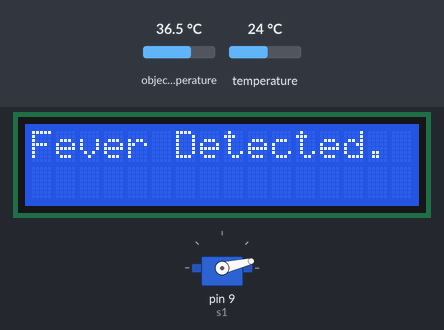
Simulated run of this sketch. Board: Arduino Uno, built with avr-gcc and run on an emulated ATmega328P. Parts: servo, 16×2 character LCD. Inputs (shaded band) come from the test bench; at power-on: object temperature 36.5 °C, temperature 24 °C. What the sketch prints to the serial monitor is not drawn.

Above: at 0.59 s.
At 1.2 s:
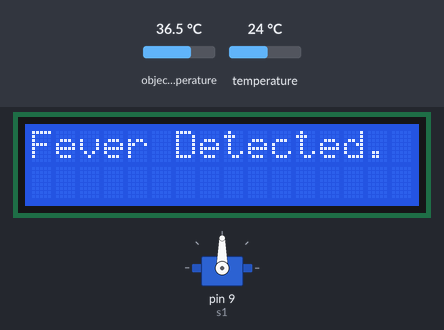
1.3 s: object temperature set to 39 °C
4.3 s: temperature set to 41 °C
Timing chart, 0 to 7.3 s (numbered marks = the images above; inputs shaded):
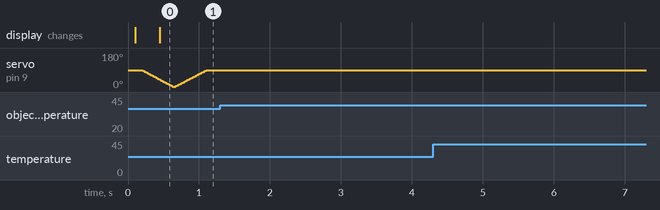

Measured:
- after the input at 1.3 s, every drawn part: stays the same
- after the input at 4.3 s, every drawn part: stays the same

The sketch:

finaltemp.ino
```cpp
#include <Adafruit_MLX90614.h>
#include <Servo.h>
#include <Wire.h>
#include <LiquidCrystal_I2C.h>

Adafruit_MLX90614 mlx = Adafruit_MLX90614();
Servo s1;
bool servoMoved = false;
LiquidCrystal_I2C lcd(0x27, 16, 2);

void setup() {
  Serial.begin(9600);
  while (!Serial);

  Serial.println("Adafruit MLX90614 test");

  if (!mlx.begin()) {
    Serial.println("Error connecting to MLX sensor. Check wiring.");
    while (1);
  };

  Serial.print("Emissivity = ");
  Serial.println(mlx.readEmissivity());
  Serial.println("================================================");

  s1.attach(9);
  lcd.clear();

}


void loop() {
  float objectTempF = mlx.readObjectTempF();

  Serial.print("Ambient = ");
  Serial.print(mlx.readAmbientTempC());
  Serial.print("*C\tObject = ");
  Serial.print(objectTempF);
  Serial.println("*F");
  Serial.print("Ambient = ");
  Serial.print(mlx.readAmbientTempF());
  Serial.print("*F\tObject = ");
  Serial.print(objectTempF);
  Serial.println("*F");

  if (objectTempF > 92 && !servoMoved) {
    lcd.begin();

	// Turn on the blacklight and print a message.
	lcd.backlight();
	lcd.print("Fever Detected.");
    for (int i = 90; i >= 0; i -= 1) {
        s1.write(i);
        delay(5);
    }
    for (int i = 0; i <= 90; i += 1) {
      s1.write(i);
      delay(5);
    }


    servoMoved = true; // Set the flag to indicate that servo movement has occurred

  }
}
```
